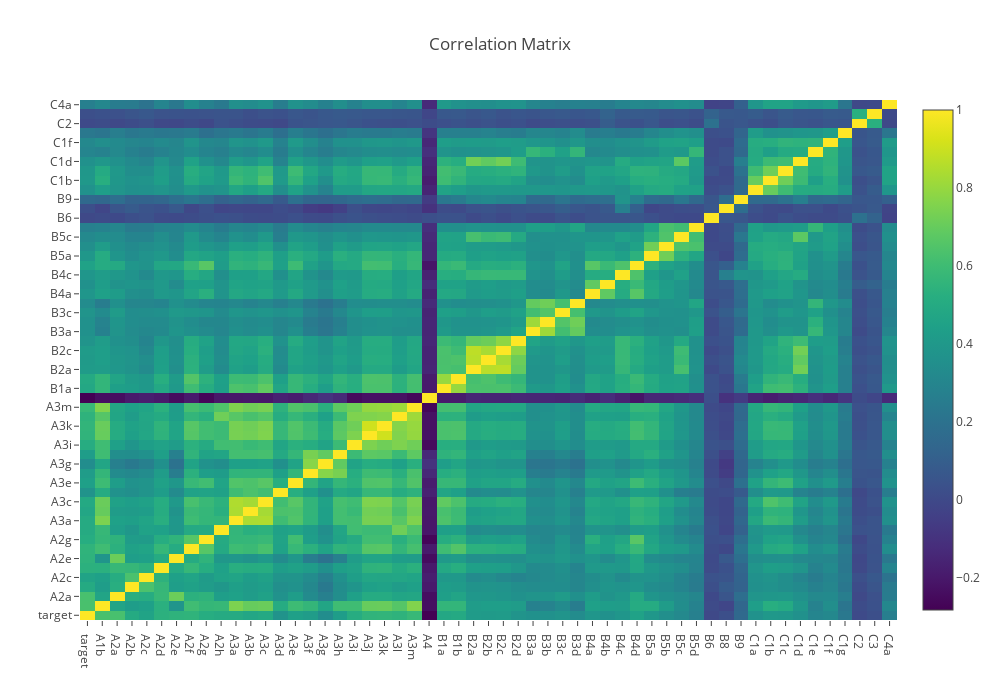

Notebook code for this chart:
### Markdown cell above
**CORRELATION**

### Code cell
data = [
    go.Heatmap(
        z= survey.iloc[:,:55].corr().values,
        x=survey.iloc[:,:55].columns.values,
        y=survey.iloc[:,:55].columns.values,
        colorscale='Viridis',
        reversescale = False,
        opacity = 1.)
]

layout = go.Layout(
    title='Correlation Matrix',
#     xaxis = dict(ticks='', nticks=36),
#     yaxis = dict(ticks='' ),
    width = 1000, height = 700)

fig = go.Figure(data=data, layout=layout)
py.iplot(fig, filename='labelled-heatmap')
plt.show()

### Figure 1 — Plotly figure (JSON) as saved in the notebook; plotly's stock layout.template omitted (floating-point values rounded to 4 significant figures; data arrays with more than 128 entries replaced by an {"elided": "..."} marker saying what was removed)
{"data": [{"colorscale": "Viridis", "opacity": 1, "reversescale": false, "type": "heatmap", "uid": "488df3be-d05d-11e8-a829-7831c1d00308", "x": ["target", "A1b", "A2a", "A2b", "A2c", "A2d", "A2e", "A2f", "A2g", "A2h", "A3a", "A3b", "A3c", "A3d", "A3e", "A3f", "A3g", "A3h", "A3i", "A3j", "A3k", "A3l", "A3m", "A4", "B1a", "B1b", "B2a", "B2b", "B2c", "B2d", "B3a", "B3b", "B3c", "B3d", "B4a", "B4b", "B4c", "B4d", "B5a", "B5b", "B5c", "B5d", "B6", "B8", "B9", "C1a", "C1b", "C1c", "C1d", "C1e", "C1f", "C1g", "C2", "C3", "C4a"], "y": ["target", "A1b", "A2a", "A2b", "A2c", "A2d", "A2e", "A2f", "A2g", "A2h", "A3a", "A3b", "A3c", "A3d", "A3e", "A3f", "A3g", "A3h", "A3i", "A3j", "A3k", "A3l", "A3m", "A4", "B1a", "B1b", "B2a", "B2b", "B2c", "B2d", "B3a", "B3b", "B3c", "B3d", "B4a", "B4b", "B4c", "B4d", "B5a", "B5b", "B5c", "B5d", "B6", "B8", "B9", "C1a", "C1b", "C1c", "C1d", "C1e", "C1f", "C1g", "C2", "C3", "C4a"], "z": {"elided": "55x55 float values"}}], "layout": {"height": 700, "title": "Correlation Matrix", "width": 1000}}
